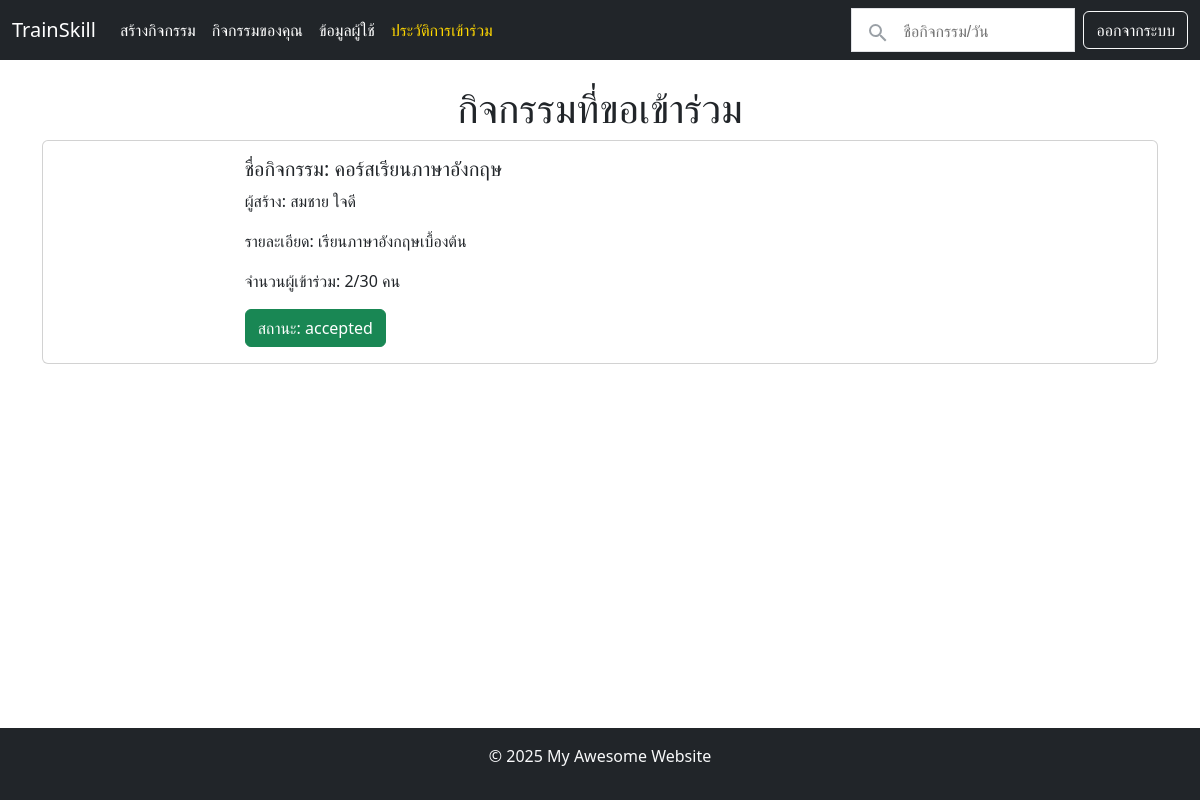
The app's page /history (signed in) with its own data.
### tables this page shows
CREATE TABLE training (
    training_id INT PRIMARY KEY AUTO_INCREMENT,
    registration_id INT NOT NULL,
    status ENUM('waiting', 'accepted', 'cancelled') NOT NULL,
    FOREIGN KEY (registration_id) REFERENCES registration(registration_id) ON DELETE CASCADE
);

CREATE TABLE courses (
    course_id INT PRIMARY KEY AUTO_INCREMENT,
    course_name VARCHAR(255) NOT NULL,
    user_id INT NOT NULL,
    description TEXT,
    start_date DATE NOT NULL,
    end_date DATE NOT NULL,
    max_participants INT NOT NULL,
    FOREIGN KEY (user_id) REFERENCES users(user_id) ON DELETE CASCADE
);

CREATE TABLE users (
    user_id INT PRIMARY KEY AUTO_INCREMENT,
    user_name VARCHAR(255) NOT NULL,
    email VARCHAR(255) UNIQUE NOT NULL,
    password VARCHAR(255) NOT NULL,
    gender ENUM('ชาย', 'หญิง', 'ไม่ระบุ'),
    birthday DATE,
    phone_number VARCHAR(20)
);

### includes/view.php (called while the page is built, shortened)
<?php
function renderView(string $template, array $data = []): void
{
    include TEMPLATES_DIR . '/header.php';
    include TEMPLATES_DIR . '/' . $template . '.php';
    include TEMPLATES_DIR . '/footer.php';
}

### routes/history_get.php (called while the page is built)
<?php
$result = getTrainingByUserId($_SESSION['user_id']);
renderView('history_get', ['training' => $result]);

### databases/training.php (called while the page is built, shortened)
<?php
function getTrainingByUserId(int $user_id): mysqli_result|bool
{
    $conn = getConnection();
    $sql = '
        SELECT t.*, c.course_name, c.course_id, c.user_id, c.description, c.max_participants, u.user_name
        FROM training t
        INNER JOIN registration r ON t.registration_id = r.registration_id
        INNER JOIN courses c ON r.course_id = c.course_id
        INNER JOIN users u ON c.user_id = u.user_id
        WHERE r.user_id = ?;
    ';
    $stmt = $conn->prepare($sql);
    $stmt->bind_param('i', $user_id);
    $stmt->execute();
    $result = $stmt->get_result();
    return $result;
}

### databases/registration.php (called while the page is built, shortened)
<?php
function getNumberParticipants(int $course_id): int
{
    $conn = getConnection();
    $sql = '
        SELECT COUNT(*) as count
        FROM registration
        WHERE course_id = ?
    ';
    $stmt = $conn->prepare($sql);
    $stmt->bind_param('i', $course_id);
    $stmt->execute();
    $result = $stmt->get_result();
    $row = $result->fetch_assoc();
    return $row['count'];
}

### templates/history_get.php (the view, shortened to what this page needs)
<head>
</head>
<?php
$searchInput = isset($_GET['q']) ? $_GET['q'] : null;
$training = [];
if (isset($_SESSION['timestamp'])) {
    $user_id = $_SESSION['user_id'];
    $result = getTrainingByUserId($user_id);
    if ($result->num_rows > 0) {
        while ($row = $result->fetch_assoc()) {
            if ($searchInput) {
                $isMatch = stripos($row['course_name'], $searchInput) !== false;
                if ($isMatch) {
                    $training[] = $row;
                }
            } else {
                $training[] = $row;
            }
        }
    }
?>
    <div class="container mt-4 content">
        <h1 style="text-align: center;">กิจกรรมที่ขอเข้าร่วม</h1>
        <?php if (!empty($training)): ?>
            <?php foreach ($training as $activity): ?>
                <div class="card mb-3">
                    <div class="row g-0">
                        <div class="col-md-2 d-flex align-items-center">
                        </div>
                        <div class="col-md-10">
                            <div class="card-body">
                                <h5 class="card-title">ชื่อกิจกรรม: <?= $activity['course_name'] ?></h5>
                                <p class="card-text">ผู้สร้าง: <?= $activity['user_name'] ?></p>
                                <p class="card-text">รายละเอียด: <?= $activity['description'] ?></p>
                                <p class="card-text">จำนวนผู้เข้าร่วม: <?= getNumberParticipants($activity['course_id']); ?>/<?= $activity['max_participants'] ?> คน</p>
                                <?php
                                if ($activity['status'] == 'waiting') {
                                    echo '<button class="btn btn-secondary">สถานะ: ' . $activity['status'] . '</button>';
                                } else if ($activity['status'] == 'accepted') {
                                    echo '<button class="btn btn-success">สถานะ: ' . $activity['status'] . '</button>';
                                } else if ($activity['status'] == 'cancelled') {
                                    echo '<button class="btn btn-danger">สถานะ: ' . $activity['status'] . '</button>';
                                }
                                ?>
                            </div>
                        </div>
                    </div>
                </div>
            <?php endforeach; ?>
        <?php else: ?>
            <p>ไม่พบกิจกรรมที่ตรงกับเงื่อนไข</p>
        <?php endif; ?>
    </div>
<?php
} else {
?>
    <div class="container text-center mt-5">
        <?= header('Location: /login') ?>
    </div>
<?php
}

### templates/header.php (style rules this page uses)
html, body { height: 100%; margin: 0; display: flex; flex-direction: column; }
.container { flex: 1; }

### records on screen
training: courses.course_name "คอร์สเรียนภาษาอังกฤษ", users.user_name "สมชาย ใจดี", courses.description "เรียนภาษาอังกฤษเบื้องต้น", course_id "2", courses.max_participants "30", status "accepted"
